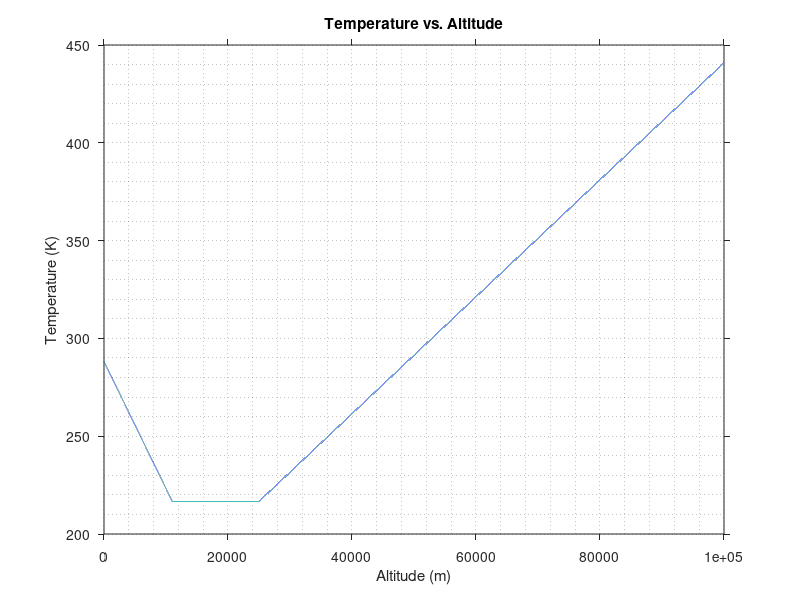
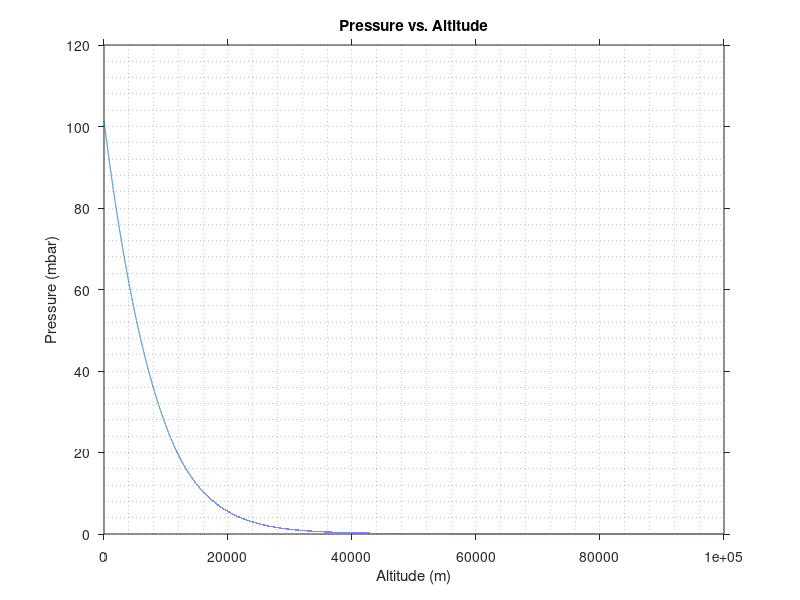
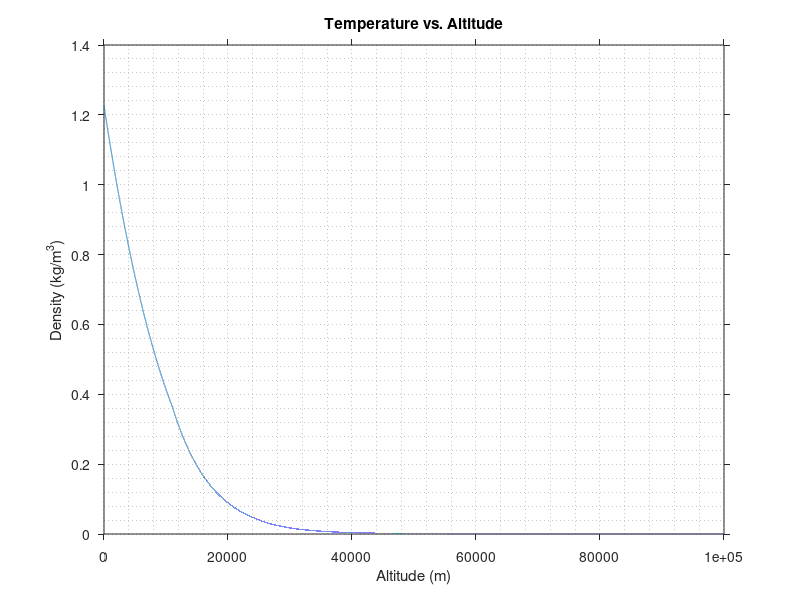
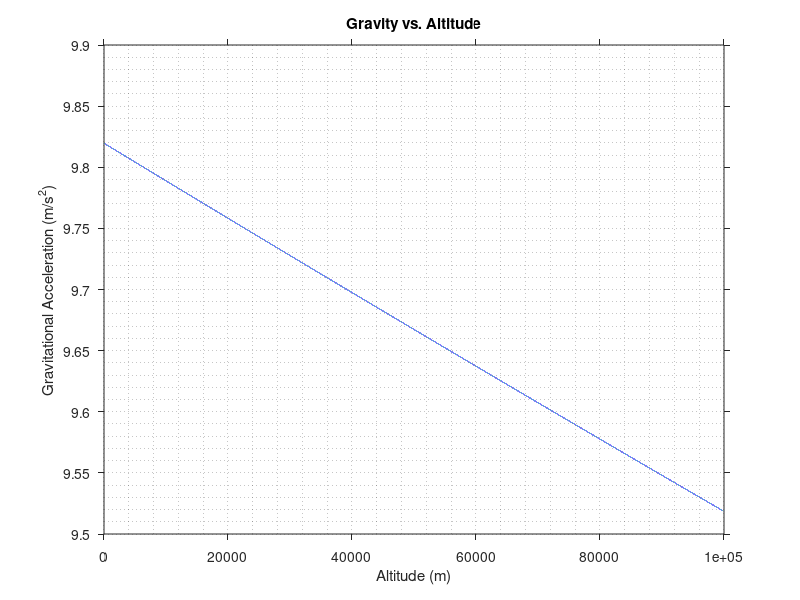

These figures' MATLAB source, in order:
% Written by Nadeem Gabbani - 28/06/2017

clear all; close all; clc;

G0 = 6.67408E-11; % Gravitational constant, (m^3/kg.s^2).
M0 = 5.972E24; % Mass of Earth, (kg).
R0 = 6371E3; % Radius of Earth, (m).

T = []; % Set initial temperature to zero.
p = []; % Set initial pressure to zero.
a = []; % Set initial gravitation acceleration to zero.
k = 0; % Start at step zero.

for H = 0:100000
   k = k + 1;
  
if H < 11000
    T(k) = 273.1+(15.04-(0.00649*H));
    p(k) = 101.29*(((T(k))/288.08).^5.256);
    rho(k) = p(k)/(0.2869*(T(k)));  
    a(k) = (G0*M0)/(R0+H)^2;
    
elseif H < 25000 
    T(k) = 273.1-56.46;
    p(k) = 22.65*exp(1.73-0.000157*H);
    rho(k) = p(k)/(0.2869*(T(k)));  
    a(k) = (G0*M0)/(R0+H)^2;
    
else
    T(k) = 273.1-131.21+(0.00299*H);
    p(k) = 2.488*(((T(k))/216.6)^-11.388); 
    rho(k) = p(k)/(0.2869*(T(k)));
    a(k) = (G0*M0)/(R0+H)^2;
    
    end
end

H = 0:100000;

figure;
plot(H, T); 
title('Temperature vs. Altitude');
xlabel('Altitude (m)');
ylabel('Temperature (K)');
set(gca,'TickDir','out');
grid minor;
  
figure; 
plot(H, p);   
title('Pressure vs. Altitude');
xlabel('Altitude (m)');
ylabel('Pressure (mbar)');
set(gca,'TickDir','out');
grid minor;

figure; 
plot(H, rho); 
title('Temperature vs. Altitude');
xlabel('Altitude (m)');
ylabel('Density (kg/m^3)');
set(gca,'TickDir','out');
grid minor;

figure; 
plot(H, a); 
title('Gravity vs. Altitude');
xlabel('Altitude (m)');
ylabel('Gravitational Acceleration (m/s^2)');
set(gca,'TickDir','out');
grid minor;

